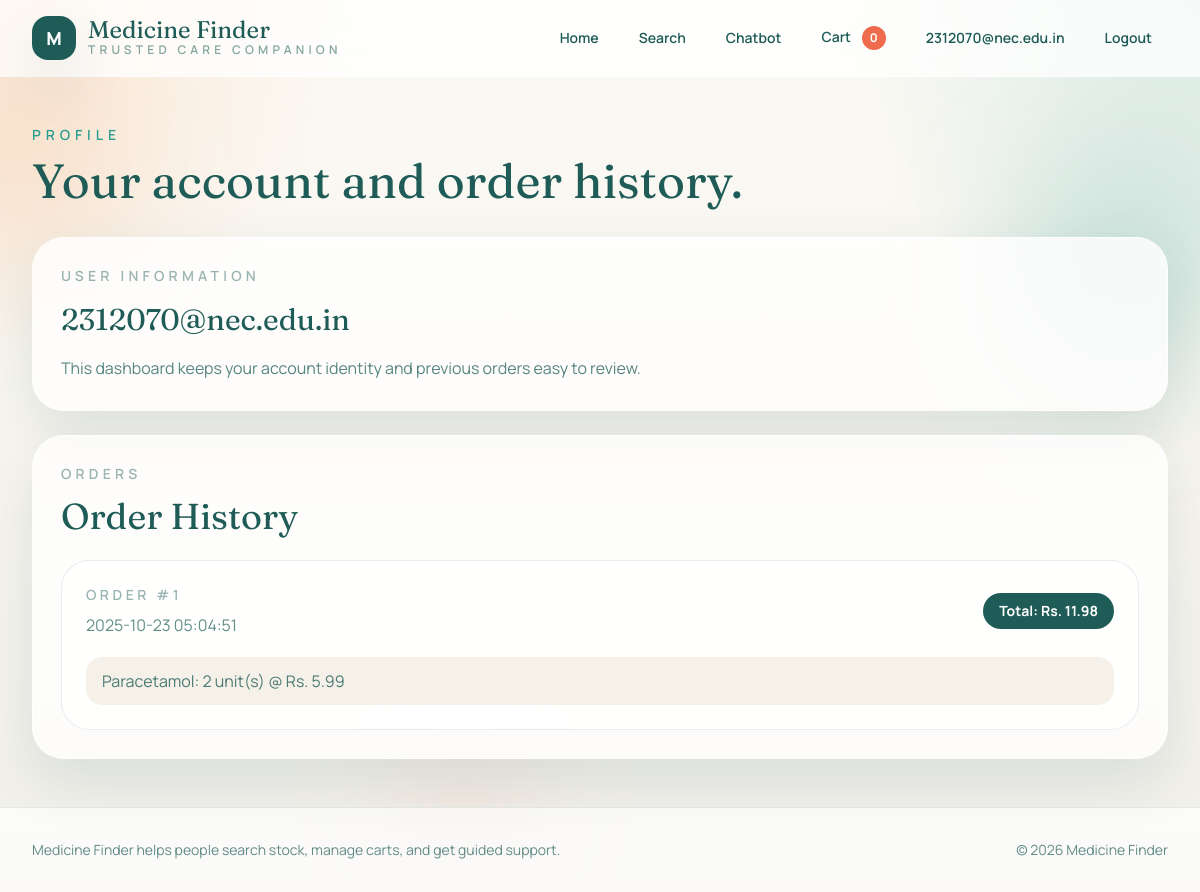
The page /profile (signed in) on the database its author committed.
### app/models.py (models this page shows)
class User(UserMixin, db.Model):
    id = db.Column(db.Integer, primary_key=True)
    email = db.Column(db.String(120), unique=True, nullable=False)
    password = db.Column(db.LargeBinary(128), nullable=False)
    is_admin = db.Column(db.Boolean, default=False)
    chats = db.relationship("Chat", backref="user", lazy=True)
    orders = db.relationship("Order", backref="user", lazy=True)

class Order(db.Model):
    id = db.Column(db.Integer, primary_key=True)
    user_id = db.Column(db.Integer, db.ForeignKey("user.id"), nullable=False)
    date = db.Column(db.DateTime, default=datetime.utcnow)
    total = db.Column(db.Float, nullable=False)
    items = db.relationship("OrderItem", backref="order", lazy=True)

class OrderItem(db.Model):
    id = db.Column(db.Integer, primary_key=True)
    order_id = db.Column(db.Integer, db.ForeignKey("order.id"), nullable=False)
    medicine_id = db.Column(db.Integer, db.ForeignKey("medicine.id"), nullable=False)
    quantity = db.Column(db.Integer, nullable=False)
    price = db.Column(db.Float, nullable=False)
    medicine = db.relationship("Medicine", backref="order_items")

class Medicine(db.Model):
    id = db.Column(db.Integer, primary_key=True)
    name = db.Column(db.String(100), nullable=False)
    quantity = db.Column(db.Integer, nullable=False)
    price = db.Column(db.Float, nullable=False)

### app/controllers/auth_controller.py (the view)
@auth_bp.route("/profile", endpoint="profile")
@login_required
def profile():
    orders = get_user_orders(current_user.id)
    return render_template("profile.html", orders=orders)

### app/models.py (called while the page is built)
@login_manager.user_loader
def load_user(user_id):
    return User.query.get(int(user_id))

### app/services/order_service.py (called while the page is built)
def get_user_orders(user_id):
    return Order.query.filter_by(user_id=user_id).order_by(Order.date.desc()).all()

### templates/profile.html (shortened to what this page needs)
{% extends "base.html" %}
{% block content %}
<section class="animate-rise">
  <div class="mb-8">
    <p class="text-sm font-semibold uppercase tracking-[0.35em] text-teal">Profile</p>
    <h1 class="mt-3 font-display text-5xl text-pine">Your account and order history.</h1>
  </div>
  <div class="grid gap-6 xl:grid-cols-[0.8fr_1.2fr]">
    <aside class="glass-panel rounded-[2rem] border border-white/70 p-7 shadow-soft">
      <p class="text-sm font-semibold uppercase tracking-[0.3em] text-pine/45">User information</p>
      <h2 class="mt-4 font-display text-3xl text-pine">{{ current_user.email }}</h2>
      <p class="mt-4 leading-7 text-pine/75">
        This dashboard keeps your account identity and previous orders easy to review.
      </p>
    </aside>
    <div class="glass-panel rounded-[2rem] border border-white/70 p-7 shadow-soft">
      <div class="mb-6 flex items-center justify-between">
        <div>
          <p class="text-sm font-semibold uppercase tracking-[0.3em] text-pine/45">Orders</p>
          <h2 class="mt-3 font-display text-4xl text-pine">Order History</h2>
        </div>
      </div>
      {% if orders %}
      <div class="space-y-5">
        {% for order in orders %}
        <article class="rounded-[1.75rem] border border-pine/10 bg-white/70 p-6">
          <div class="flex flex-col gap-3 sm:flex-row sm:items-center sm:justify-between">
            <div>
              <p class="text-sm font-semibold uppercase tracking-[0.25em] text-pine/45">Order #{{ order.id }}</p>
              <p class="mt-2 text-pine/70">{{ order.date.strftime('%Y-%m-%d %H:%M:%S') }}</p>
            </div>
            <div class="rounded-full bg-pine px-4 py-2 text-sm font-bold text-white">
              Total: Rs. {{ order.total|round(2) }}
            </div>
          </div>
          <ul class="mt-5 space-y-2 text-pine/80">
            {% for item in order.items %}
            <li class="rounded-2xl bg-mist px-4 py-3">
              {{ item.medicine.name }}: {{ item.quantity }} unit(s) @ Rs. {{ item.price|round(2) }}
            </li>
            {% endfor %}
          </ul>
        </article>
        {% endfor %}
      </div>
      {% else %}
      <div class="rounded-[1.75rem] border border-dashed border-pine/15 bg-white/50 p-10 text-center">
        <p class="font-display text-3xl text-pine">No orders yet</p>
        <p class="mt-3 text-pine/70">Once you check out medicines, they will appear here.</p>
      </div>
      {% endif %}
    </div>
  </div>
</section>
{% endblock %}

### templates/base.html (shortened to what this page needs)
<!DOCTYPE html>
<html lang="en">
  <head>
    <script src="https://cdn.tailwindcss.com"></script>
  </head>
  <body class="min-h-screen font-sans text-ink antialiased">
    <div class="pointer-events-none fixed inset-0 overflow-hidden">
      <div class="absolute left-[-4rem] top-20 h-44 w-44 rounded-full bg-gold/20 blur-3xl animate-floaty"></div>
      <div class="absolute right-[-2rem] top-40 h-56 w-56 rounded-full bg-teal/20 blur-3xl animate-floaty"></div>
      <div class="absolute bottom-10 left-1/3 h-32 w-32 rounded-full bg-coral/10 blur-3xl animate-floaty"></div>
    </div>
    <div class="relative z-10">
      <nav class="sticky top-0 z-50 border-b border-white/40 bg-white/75 backdrop-blur-xl">
        <div class="mx-auto flex max-w-7xl flex-col gap-4 px-4 py-4 lg:flex-row lg:items-center lg:justify-between lg:px-8">
          <div class="flex items-center justify-between">
            <a href="{{ url_for('main.index') }}" class="flex items-center gap-3">
              <div class="flex h-11 w-11 items-center justify-center rounded-2xl bg-pine text-lg font-extrabold text-white shadow-soft">
                M
              </div>
              <div>
                <p class="font-display text-2xl leading-none text-pine">Medicine Finder</p>
                <p class="text-xs font-semibold uppercase tracking-[0.35em] text-pine/55">
                  Trusted care companion
                </p>
              </div>
            </a>
          </div>
          <div
            id="mobile-nav"
            class="hidden flex-col gap-3 rounded-3xl border border-pine/10 bg-white/80 p-4 text-sm font-semibold text-pine shadow-soft lg:flex lg:flex-row lg:items-center lg:gap-2 lg:border-0 lg:bg-transparent lg:p-0 lg:shadow-none"
          >
            <a href="{{ url_for('main.index') }}" class="rounded-full px-4 py-2 hover:bg-pine/5">Home</a>
            <a href="{{ url_for('medicine.search_medicine') }}" class="rounded-full px-4 py-2 hover:bg-pine/5">Search</a>
            <a href="{{ url_for('medicine.chatbot') }}" class="rounded-full px-4 py-2 hover:bg-pine/5">Chatbot</a>
            <a href="{{ url_for('medicine.cart') }}" class="rounded-full px-4 py-2 hover:bg-pine/5">
              Cart
              <span
                id="cart-count"
                class="ml-2 inline-flex h-6 min-w-[1.5rem] items-center justify-center rounded-full bg-coral px-2 text-xs font-bold text-white"
              >
                0
              </span>
            </a>
            {% if current_user.is_authenticated %}
            <a href="{{ url_for('auth.profile') }}" class="rounded-full px-4 py-2 hover:bg-pine/5">
              {{ current_user.email }}
            </a>
            <a href="{{ url_for('auth.logout') }}" class="rounded-full px-4 py-2 hover:bg-pine/5">Logout</a>
            {% else %}
            <a href="{{ url_for('auth.login') }}" class="rounded-full px-4 py-2 hover:bg-pine/5">Login</a>
            <a href="{{ url_for('auth.signup') }}" class="rounded-full bg-pine px-4 py-2 text-white hover:bg-pine/90">Signup</a>
            {% endif %}
          </div>
        </div>
      </nav>
      <main class="mx-auto max-w-7xl px-4 py-8 lg:px-8 lg:py-12">
        {% block content %}{% endblock %}
      </main>
      <footer class="border-t border-pine/10 bg-white/70">
        <div class="mx-auto flex max-w-7xl flex-col gap-3 px-4 py-8 text-sm text-pine/70 lg:flex-row lg:items-center lg:justify-between lg:px-8">
          <p>Medicine Finder helps people search stock, manage carts, and get guided support.</p>
          <p>&copy; 2026 Medicine Finder</p>
        </div>
      </footer>
    </div>
  </body>
</html>

### templates/base.html (style rules this page uses)
:root { color-scheme: light; }
body { background: radial-gradient(circle at top left, rgba(244, 162, 97, 0.22), transparent 24%), radial-gradient(circle at top right, rgba(42, 157, 143, 0.16), transparent 24%), linear-gradient(180deg, #fcfaf5 0%, #f7f4ee 55%, #f1efe9 100%); }
.glass-panel { background: rgba(255, 255, 255, 0.8); backdrop-filter: blur(14px); }

### rows shown on the page
User: email "2312070@nec.edu.in"
Order: id "1", date "2025-10-23 05:04:51", total "11.98"
OrderItem: medicine.name "Paracetamol", quantity "2", price "5.99"
